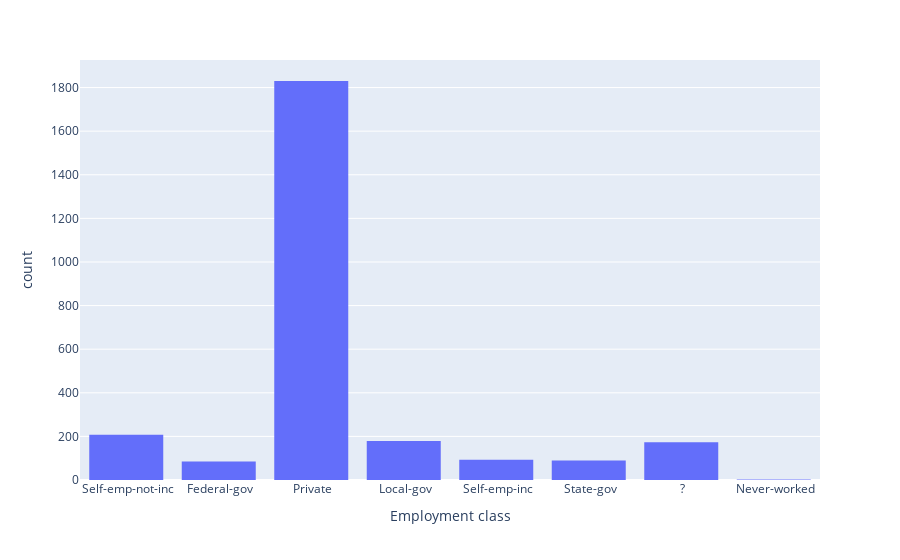
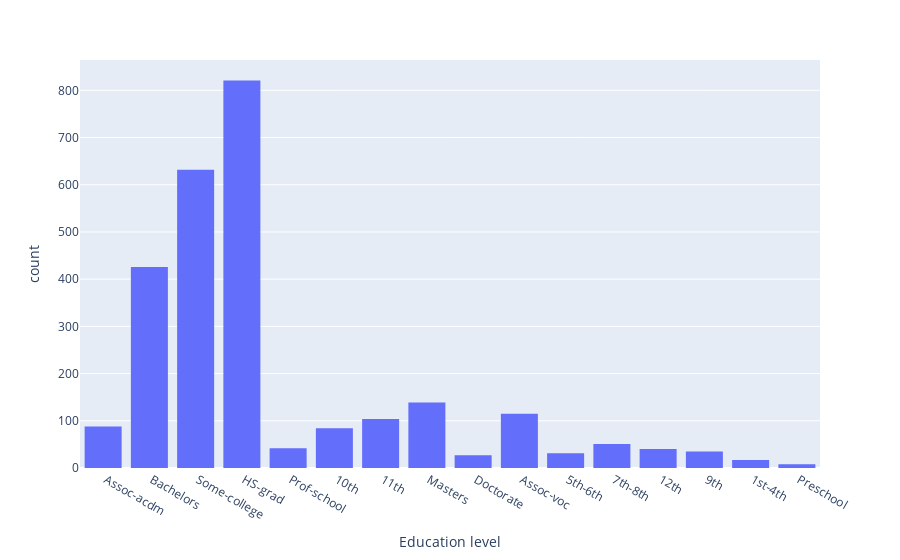
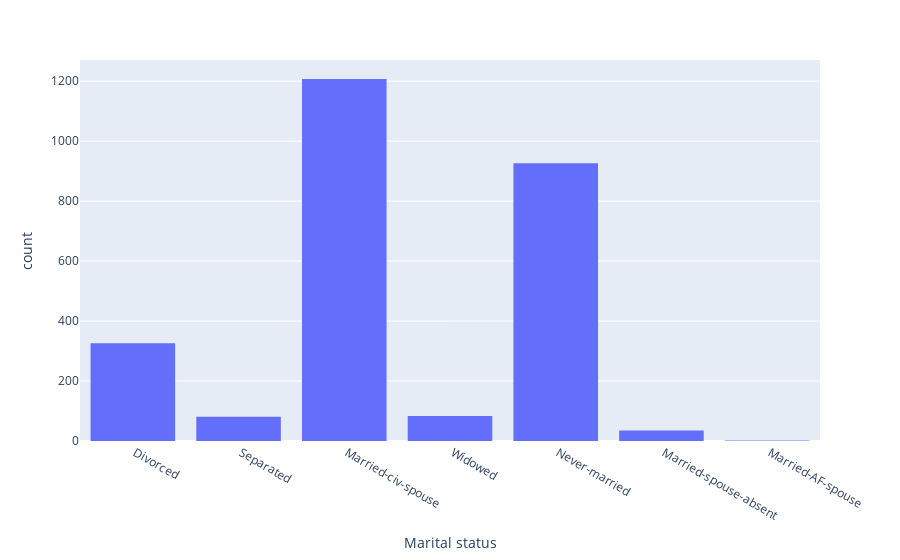
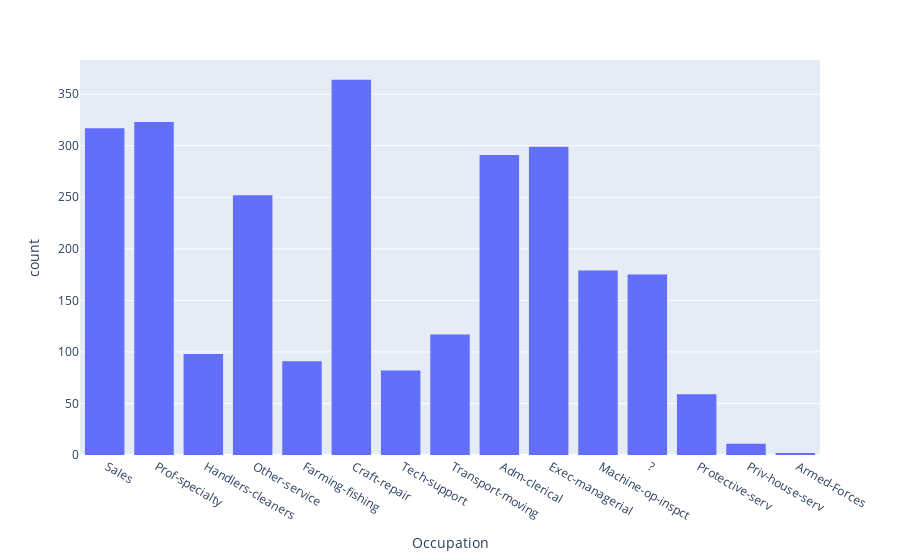

Notebook source saved alongside these figures, in order:
### Code cell
for i in nom:
    fig = px.histogram(df, i)
    fig.show()

### Figure 1 — Plotly figure (JSON) as saved in the notebook; plotly's stock layout.template omitted (floating-point values rounded to 4 significant figures; data arrays with more than 128 entries replaced by an {"elided": "..."} marker saying what was removed)
{"data": [{"alignmentgroup": "True", "bingroup": "x", "hovertemplate": "Employment class=%{x}<br>count=%{y}<extra></extra>", "legendgroup": "", "marker": {"color": "#636efa"}, "name": "", "offsetgroup": "", "orientation": "v", "showlegend": false, "type": "histogram", "x": {"elided": "2660 str values"}, "xaxis": "x", "yaxis": "y"}], "layout": {"barmode": "relative", "legend": {"tracegroupgap": 0}, "margin": {"t": 60}, "xaxis": {"anchor": "y", "domain": [0, 1], "title": {"text": "Employment class"}}, "yaxis": {"anchor": "x", "domain": [0, 1], "title": {"text": "count"}}}}

### Figure 2 — Plotly figure (JSON) as saved in the notebook; plotly's stock layout.template omitted (floating-point values rounded to 4 significant figures; data arrays with more than 128 entries replaced by an {"elided": "..."} marker saying what was removed)
{"data": [{"alignmentgroup": "True", "bingroup": "x", "hovertemplate": "Education level=%{x}<br>count=%{y}<extra></extra>", "legendgroup": "", "marker": {"color": "#636efa"}, "name": "", "offsetgroup": "", "orientation": "v", "showlegend": false, "type": "histogram", "x": {"elided": "2660 str values"}, "xaxis": "x", "yaxis": "y"}], "layout": {"barmode": "relative", "legend": {"tracegroupgap": 0}, "margin": {"t": 60}, "xaxis": {"anchor": "y", "domain": [0, 1], "title": {"text": "Education level"}}, "yaxis": {"anchor": "x", "domain": [0, 1], "title": {"text": "count"}}}}

### Figure 3 — Plotly figure (JSON) as saved in the notebook; plotly's stock layout.template omitted (floating-point values rounded to 4 significant figures; data arrays with more than 128 entries replaced by an {"elided": "..."} marker saying what was removed)
{"data": [{"alignmentgroup": "True", "bingroup": "x", "hovertemplate": "Marital status=%{x}<br>count=%{y}<extra></extra>", "legendgroup": "", "marker": {"color": "#636efa"}, "name": "", "offsetgroup": "", "orientation": "v", "showlegend": false, "type": "histogram", "x": {"elided": "2660 str values"}, "xaxis": "x", "yaxis": "y"}], "layout": {"barmode": "relative", "legend": {"tracegroupgap": 0}, "margin": {"t": 60}, "xaxis": {"anchor": "y", "domain": [0, 1], "title": {"text": "Marital status"}}, "yaxis": {"anchor": "x", "domain": [0, 1], "title": {"text": "count"}}}}

### Figure 4 — Plotly figure (JSON) as saved in the notebook; plotly's stock layout.template omitted (floating-point values rounded to 4 significant figures; data arrays with more than 128 entries replaced by an {"elided": "..."} marker saying what was removed)
{"data": [{"alignmentgroup": "True", "bingroup": "x", "hovertemplate": "Occupation=%{x}<br>count=%{y}<extra></extra>", "legendgroup": "", "marker": {"color": "#636efa"}, "name": "", "offsetgroup": "", "orientation": "v", "showlegend": false, "type": "histogram", "x": {"elided": "2660 str values"}, "xaxis": "x", "yaxis": "y"}], "layout": {"barmode": "relative", "legend": {"tracegroupgap": 0}, "margin": {"t": 60}, "xaxis": {"anchor": "y", "domain": [0, 1], "title": {"text": "Occupation"}}, "yaxis": {"anchor": "x", "domain": [0, 1], "title": {"text": "count"}}}}
